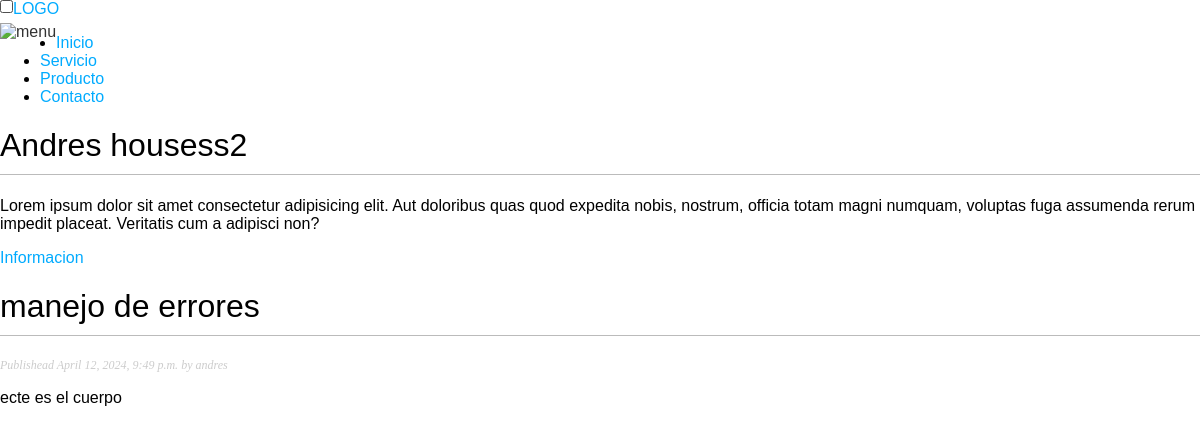
Page /blog/2024/4/12/manejo-de-errores/ on the committed database.
### blog/models.py (models this page shows, shortened)
class Post(models.Model):
    class Status(models.TextChoices):
        DRAFT = "DF", "Draft"
        PUBLISHED = "PB", "Published"
    title = models.CharField(max_length=250)
    slug = models.CharField(max_length=250, unique_for_date="publish")
    author = models.ForeignKey(User, on_delete=models.CASCADE, related_name="blog_post")
    body = models.TextField()
    publish = models.DateTimeField(default=timezone.now)
    created = models.DateTimeField(auto_now_add=True)
    update = models.DateTimeField(auto_now=True)
    status = models.CharField(
        max_length=2, choices=Status.choices, default=Status.DRAFT
    )
    objects = models.Manager()
    published = PublisheadManager()
    class Meta:
        ordering = ["-publish"]
        indexes = [models.Index(fields=["-publish"])]

### blog/views.py (the view)
def post_detail(request, year, month, day, post):
    post = get_object_or_404(
        Post,
        status=Post.Status.PUBLISHED,
        slug=post,
        publish__year=year,
        publish__month=month,
        publish__day=day,
    )
    return render(request, "blog/post/detail.html", {"post": post})

### blog/templates/blog/post/detail.html (shortened to what this page needs)
{% extends "blog/base.html" %}
{% block content %}
    <h1>{{ post.title }}</h1>
    <p class='date' >
        Publishead {{ post.publish }} by {{ post.author }}
    </p>
    {{ post.body | linebreaks }}
{% endblock content %}

### blog/static/css/blog.css (style rules this page uses)
body { font-family: "Poppins", sans-serif; font-weight: 100; font-style: normal; }
body { margin:0; padding:0; font-family:helvetica, sans-serif; }
h1 { font-weight:normal; border-bottom:1px solid #bbb; padding:0 0 10px 0; }
p.date { color:#ccc; font-family: georgia, serif; font-size: 12px; font-style: italic; }

### rows in the picture
Post: title "manejo de errores", publish "April 12, 2024, 9:49 p.m.", author "andres", body "ecte es el cuerpo"
